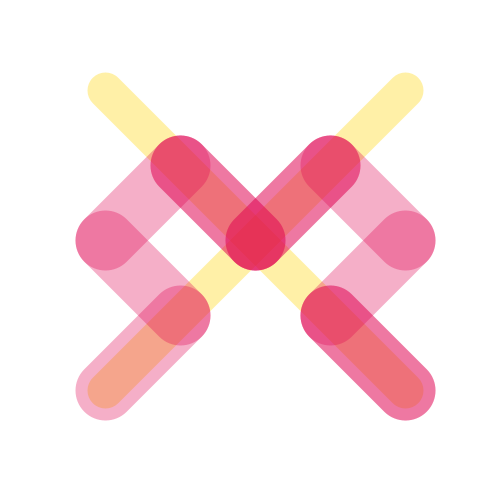
Frame 1 (no input)
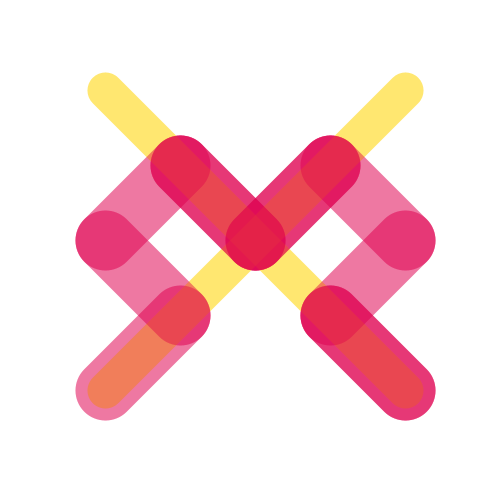
Frame 2 (the mouse pressed at the canvas centre, redrawn once)

The Processing sketch that drew these frames (run headless with seeded random() and noise(); the mouse was pressed at the canvas centre and the sketch redrawn once):

// Processing sketch: processing_90240
// ── processing_90240.pde

void setup()
{
  size(500, 500);
  background(255);
}



void draw()
{
  //J'agrandis ma forme
  scale(3);
  // Je la centre bien dans mon sketch
  translate(-65, -70);


  //variables ma position X
  int mpx;
  mpx=100;
  //variables ma position Y
  int mpy;
  mpy=100;
  //variable épaisseur de trait
  int ep;
  ep=12;


  //variable COULEUR JAUNE
  int r;
  r=255;

  int v;
  v=216;

  int b;
  b=18;

  //variable COULEUR ROSE
  int rr;
  rr=222;

  int vr;
  vr=0;

  int br;
  br=81;

//variable opacité 1
int opa;
opa=95;

//variable opacité 2
int opa2;
opa2=80;

  //diagonales JAUNES
  strokeWeight(ep);
  stroke(r, v, b, opa);
  line(mpx, mpx, mpy+100, mpy+100);
  line(mpx+100, mpx, mpy, mpy+100);




  //LIGNES ROSES

  stroke(rr, vr, br, opa2);
  //ligne coté centre gauche
  strokeWeight(ep+8);
  line(mpx+25, mpx+25, mpy, mpy+50);
  line(mpx, mpx+50, mpy+25, mpy+75);



  stroke(rr, vr, br, 80);
  //bas gauche
  line(mpx+25, mpx+75, mpy, mpy+100);


  //bas droit
  line(mpx+75, mpx+75, mpy+100, mpy+100);

  //line du sommet
  line(mpx+25, mpx+25, mpy+50, mpy+50);
  line(mpx+50, mpx+50, mpy+75, mpy+25);

  //ligne coté centre droit
  line(mpx+75, mpx+25, mpy+100, mpy+50);
  line(mpx+100, mpx+50, mpy+75, mpy+75);

  //bas droit
  line(mpx+75, mpx+75, mpy+100, mpy+100);

  //line du sommet
  line(mpx+25, mpx+25, mpy+50, mpy+50);
  line(mpx+50, mpx+50, mpy+75, mpy+25);

  noLoop();
}
